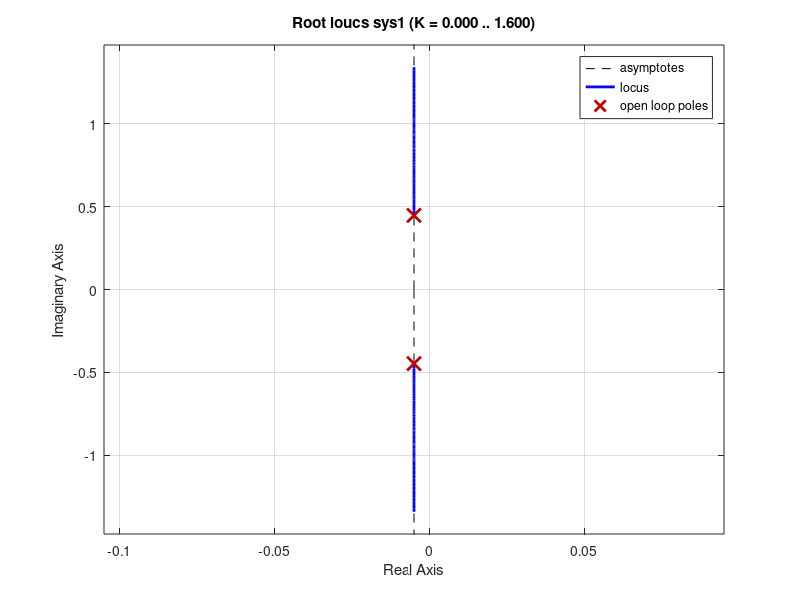

Write the MATLAB code that produced this figure.
% root locus analysis
% controller root locus
sys1 = tf(1,[1 0.01 0.2]);
rlocus(sys1)

% no energy system (x0,v0) = (0,0)
sys1 = tf([0 0 1],[1 0.01 0.2]);

% save matlab figure
% savefig('./figs/ideal_step_response.png')

